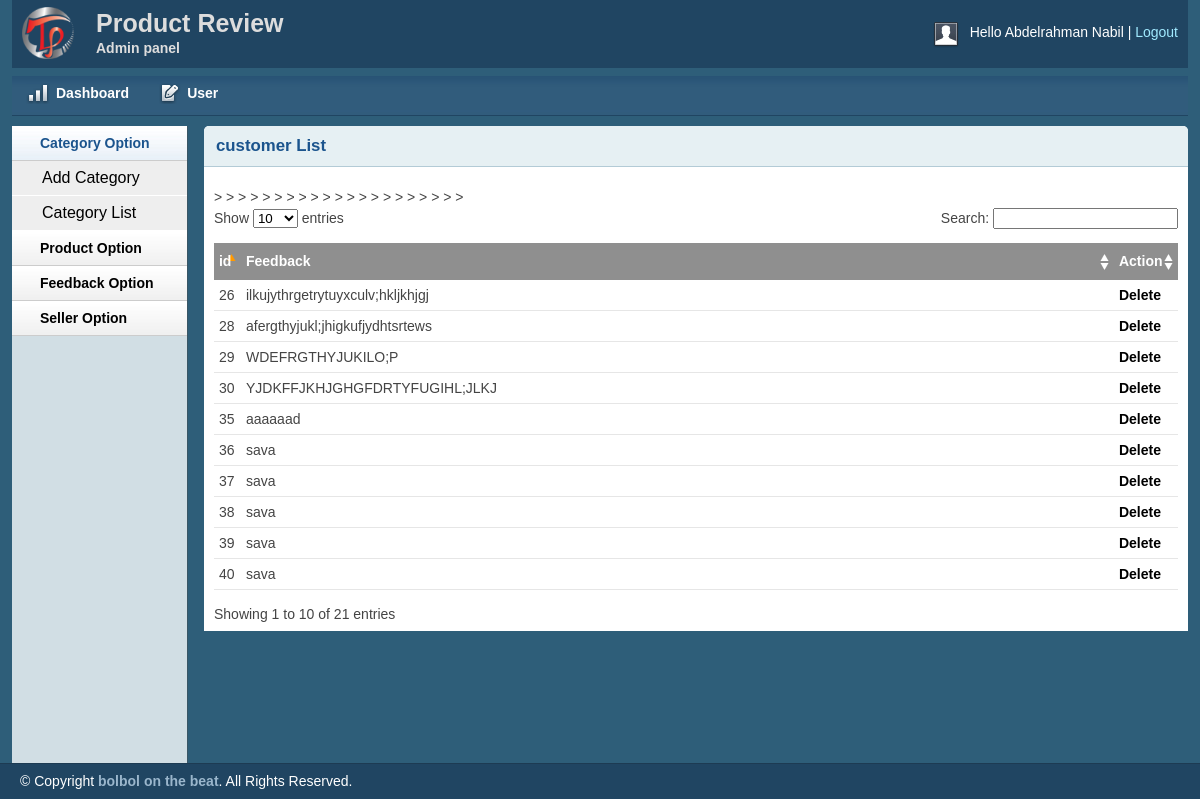
Page /admin/feedback.php (signed in) on the committed database.
### tables this page shows
CREATE TABLE `feedback` (
  `feedid` int(11) NOT NULL,
  `feedback` varchar(400) NOT NULL
);

### lib/Database.php (called while the page is built, shortened)
<?php
class Database
{
    public $host   = DB_HOST;
    public $user   = DB_USER;
    public $pass   = DB_PASS;
    public $dbname = DB_NAME;
  private static $_instance;
    public $link;
 public static function getInstance() {
        if(!self::$_instance) {
            self::$_instance = new self();
        }
        return self::$_instance;
    }
    private function connectDB()
    {
        $this->link = new mysqli(
            $this->host,
            $this->user,
            $this->pass,
            $this->dbname
        );
    }
    public function select($query)
    {
        $result = $this->link->query($query) or
        die($this->link->error . __LINE__);
        if ($result->num_rows > 0) {
            return $result;
        } else {
            return false;
        }
    }
}

### classes/feedback.php (called while the page is built, shortened)
<?php
$filepath = realpath(dirname(__FILE__));
include_once($filepath.'/../lib/Database.php');
 ?>
<?php
class feedback
{
    private $db;
    public function __construct()
    {
        $this->db = Database::getInstance();
    }
       public function getAllfeedback()
    {
        $query = "SELECT * FROM feedback ORDER BY feedid DESC";
        $result = $this->db->select($query);
        return $result;
    }
}

### admin/feedback.php (the view, shortened to what this page needs)
<?php include 'inc/header.php';?>
<?php include 'inc/sidebar.php';?>
<?php include '../classes/feedback.php'; ?>
<?php
$fe= new feedback();
 ?>
<div class="grid_10">
    <div class="box round first grid">
        <h2>customer List</h2>
        <div class="block">
            <table class="data display datatable" id="example">
			<thead>
				<tr>
					<th>id</th>
					<th>Feedback</th>
                    <th>Action</th>
				</tr>
			</thead>
			<tbody>
				<?php
                $getPd = $fe->getAllfeedback();
                if ($getPd) {
                    while ($result = $getPd->fetch_assoc()) {
                        $i++; ?>
				<tr class="odd gradeX">
					<td><?php echo $result['feedid']; ?></td>
					<td><?php echo $result['feedback']; ?></td>
								<td><a onclick="return confirm('Are you sure to delete this?')" href="?delfeed=<?php echo $result['feedid']; ?>">Delete</a></td>
				</tr>
				<?php
                 }                }?>
			</tbody>
		</table>
       </div>
    </div>
</div>
<?php include 'inc/footer.php';?>

### admin/css/text.css (style rules this page uses)
body { font: 13px/1.5 Tahoma, Helvetica, Arial, 'Liberation Sans', FreeSans, sans-serif; }
h2 { font-size: 23px; }
p, dl, hr, h1, h2, h3, h4, h5, h6, ol, ul, pre, table, address, fieldset { margin-bottom: 20px; }

### admin/css/grid.css (style rules this page uses)
.grid_1, .grid_2, .grid_3, .grid_4, .grid_5, .grid_6, .grid_7, .grid_8, .grid_9, .grid_10, .grid_11, .grid_12, .grid_13, .grid_14, .grid_15, .grid_16 { display: inline; float: left; margin-left: 1%; margin-right: 1%; }
.container_12 .grid_10 { width: 81.333%; }

### admin/css/layout.css (style rules this page uses)
body { background: #fff none repeat scroll 0 0; color: #444; font-size: 14px; padding: 0; }
a { color: #000; font-weight:bold; text-decoration: none; }
h1, h2, h3, h4, h5, h6 { line-height:1.2em; margin-bottom:.3em; }
h2 { margin-top:1em; }
.box { background:#fff; margin-bottom:20px; padding:10px 10px 10px 10px; margin-left:-8px; }
.box.grid { padding-bottom:40px; }
.box.round { -moz-border-radius: 5px 5px 0px 0px; -webkit-border-radius: 5px 5px 0px 0px; border-radius: 5px 5px 0px 0px; }
.box h2 { font-size:1.2em; font-weight:bold; color:#1B548D; background:#E6F0F3; margin:-10px -10px 0 -10px; padding:10px 12px; border-bottom:1px solid #B3CBD6; -moz-border-radius: 5px 5px 0px 0px; -webkit-border-radius: 5px 5px 0px 0px; border-radius: 5px 5px 0px 0px; }
.box.first { min-height: 406px; }
.block { padding-top:20px; }
.block { padding-bottom:1px; }
table.display { margin: 0 auto; clear: both; width: 100%; }
.sorting_asc { background: #8f8f8f url(../img/table/sort_asc.png) no-repeat center right; padding:8px 5px; text-align:left; color:#fff; }
.sorting { background:#8f8f8f url(../img/table/sort_both.png) no-repeat center right; padding:8px 5px; text-align:left; color:#fff; }
tr.odd { height: 30px; line-height: 30px; border-bottom:1px solid #e6e6e6; }
tr.even { height: 30px; line-height: 30px; border-bottom:1px solid #e6e6e6; }
tr.odd td, tr.even td { padding-left:5px; }

### rows in the picture
feedback: feedid "40", feedback "sava"
feedback: feedid "39", feedback "sava"
feedback: feedid "38", feedback "sava"
feedback: feedid "37", feedback "sava"
feedback: feedid "36", feedback "sava"
feedback: feedid "35", feedback "aaaaaad"
feedback: feedid "30", feedback "YJDKFFJKHJGHGFDRTYFUGIHL;JLKJ"
feedback: feedid "29", feedback "WDEFRGTHYJUKILO;P"
feedback: feedid "28", feedback "afergthyjukl;jhigkufjydhtsrtews"
feedback: feedid "26", feedback "ilkujythrgetrytuyxculv;hkljkhjgj"

### other values in the picture
Session::get('adminName') "Abdelrahman Nabil"
